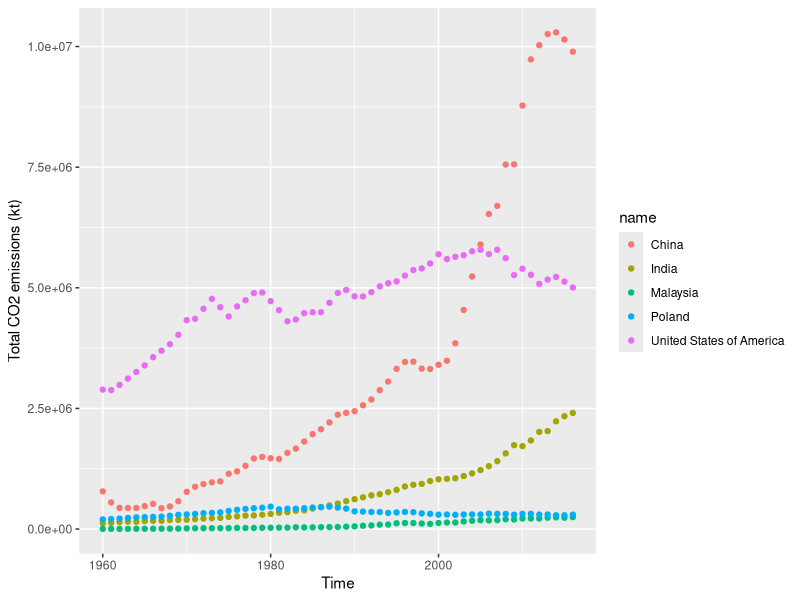
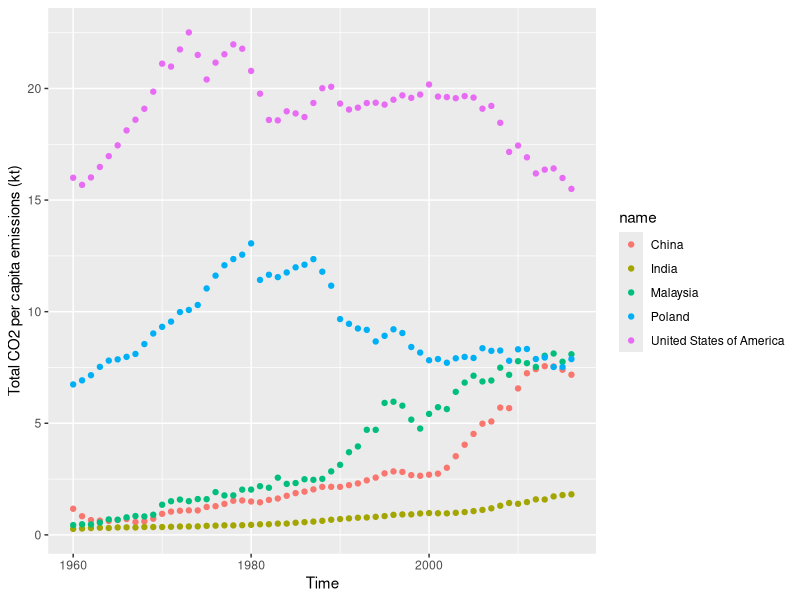
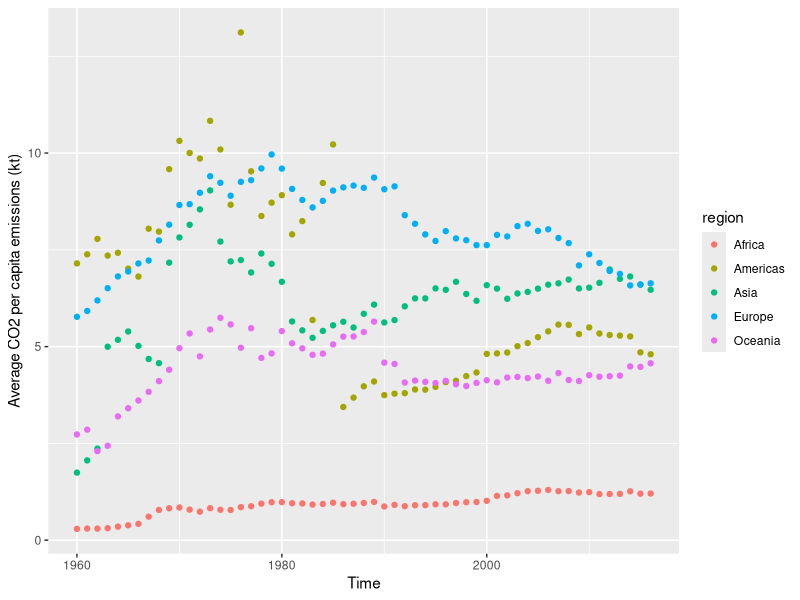
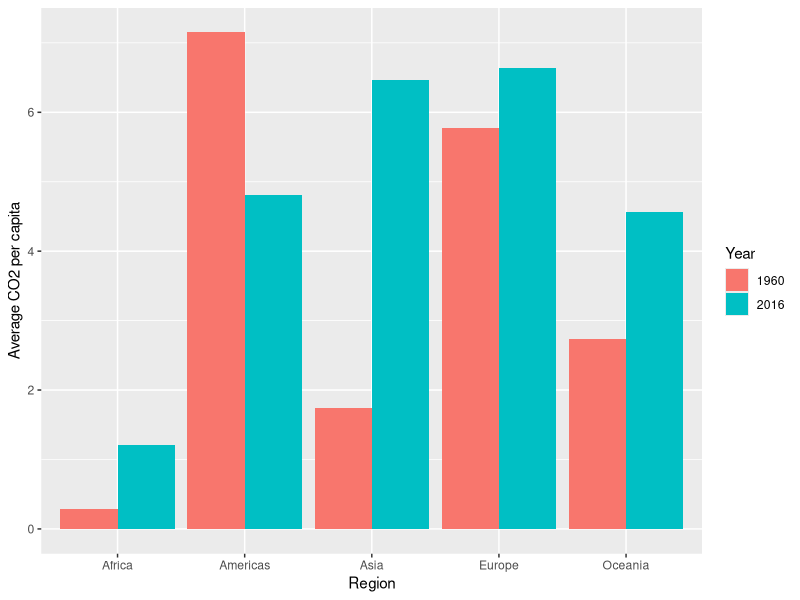
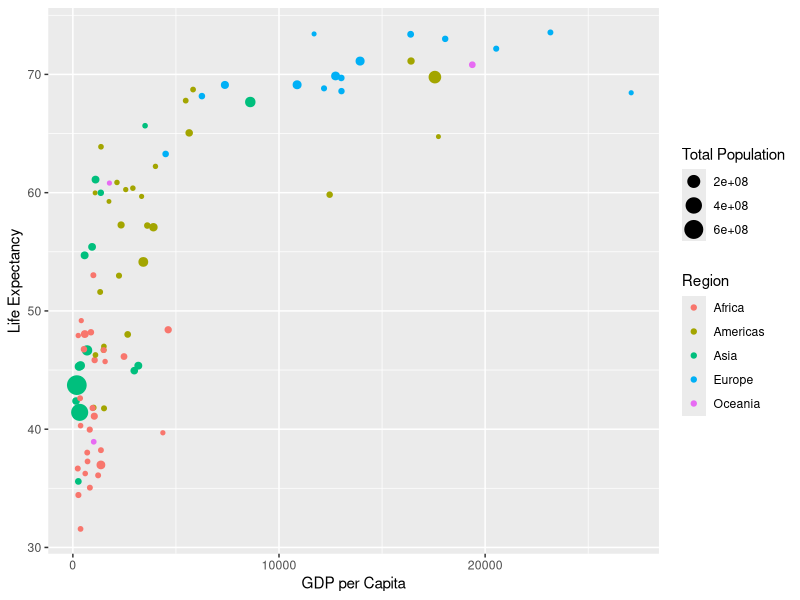
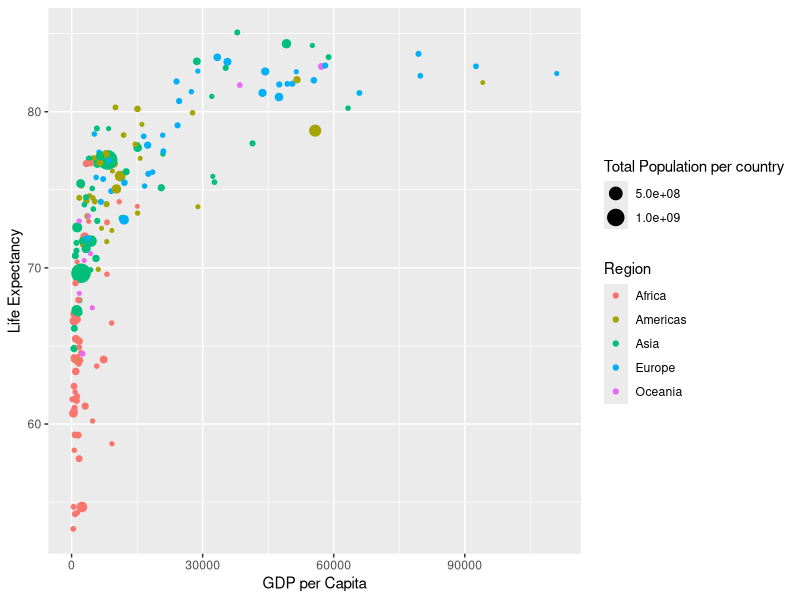
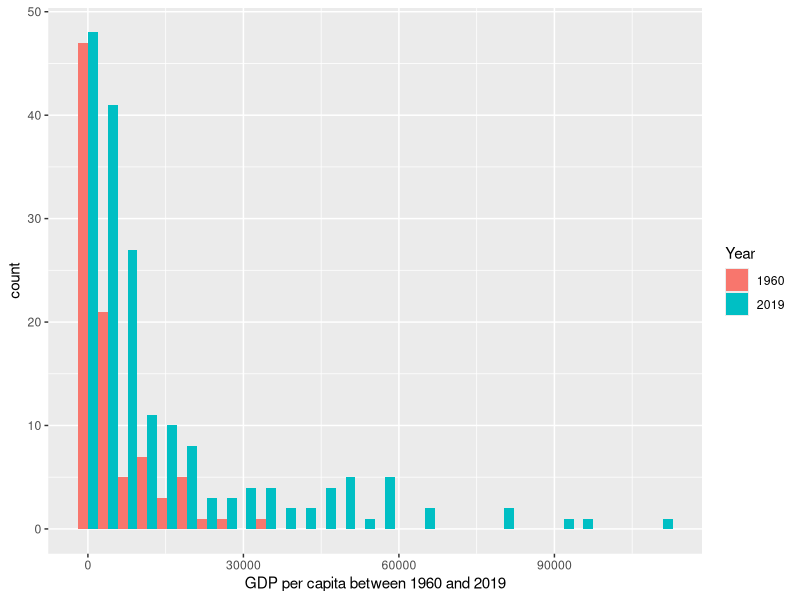

Here is the R script that generated these plots, in order:
## ---- chunk 1
knitr::opts_chunk$set(echo = TRUE)
## ---- chunk 2
library(tidyverse)
gapminder <- read_delim("data/gapminder.csv")
## ---- chunk 3
head(gapminder, 3)
## ---- chunk 4
gapminder %>%
  group_by(iso2) %>%
  summarize(num = n_distinct(name)) %>%
  arrange(desc(num)) %>%
  head(3)
## ---- chunk 5
gapminder %>%
  group_by(iso2) %>%
  filter(is.na(iso2)) %>%
  reframe(country = unique(name))
## ---- chunk 6
gapminder %>%
  group_by(name) %>%
  filter(is.na(name)) %>%
  reframe(iso3 = unique(iso3))
## ---- chunk 7
gapminder %>%
  filter(!is.na(time)) %>%
  summarize(min(time), max(time))
## ---- chunk 8
co2_emissions <- gapminder %>%
  filter(is.na(co2)) %>%
  group_by(time) %>%
  summarize(missing_co2 = n()) %>%
  arrange(desc(missing_co2)) %>%
  head(5)
co2_emissions
## ---- chunk 9
co2_pc_emissions <- gapminder %>%
  filter(is.na(co2_PC)) %>%
  group_by(time) %>%
  summarize(missing_co2_PC = n()) %>%
  arrange(desc(missing_co2_PC)) %>%
  head(5)
co2_pc_emissions
## ---- chunk 10
co2_countries <- gapminder %>%
  filter(!is.na(co2), name%in%c("United States of America", "China", "India", "Malaysia", "Poland")) %>%
  group_by(time, name) %>%
  reframe(total_co2_per_year = sum(co2), time) %>%
  arrange(name)
## ---- chunk 11
ggplot(co2_countries) +
  geom_point(aes(x = time, y= total_co2_per_year, col = name)) +
  labs(x = "Time", y = "Total CO2 emissions (kt)")
## ---- chunk 12
co2_PC_countries <- gapminder %>%
  filter(!is.na(co2_PC), name%in%c("United States of America", "China", "India", "Malaysia", "Poland")) %>%
  group_by(time, name) %>%
  reframe(total_co2_per_year = sum(co2_PC), time) %>%
  arrange(name)
## ---- chunk 13
ggplot(co2_PC_countries) +
  geom_point(aes(x = time, y= total_co2_per_year, col = name)) +
  labs(x = "Time", y = "Total CO2 per capita emissions (kt)")
## ---- chunk 14
region_CO2 <- gapminder %>%
  filter(!is.na(region), !is.na(co2_PC)) %>%
  group_by(region, time) %>%
  reframe(av_CO2_PC = mean(co2_PC))
## ---- chunk 15
ggplot(region_CO2) +
  geom_point(aes(x = time, y= av_CO2_PC, col = region)) +
  labs(x = "Time", y = "Average CO2 per capita emissions (kt)")
## ---- chunk 16
years <- c("1960", "2016")
region_CO2 %>%
  filter(time%in%years) %>%
  ggplot(aes(x=region, y=av_CO2_PC, fill = factor(time))) +
  geom_col(position = "dodge") +
  labs(x = "Region", y = "Average CO2 per capita", fill = "Year")
## ---- chunk 17
gapminder %>%
  filter(!is.na(region), !is.na(co2_PC), time == "2016") %>%
  group_by(region, name) %>%
  summarize(smallest_CO2_emitters_2016 = mean(co2_PC), .groups = "drop") %>%
  arrange(region, smallest_CO2_emitters_2016) %>%
  group_by(region) %>%
  slice(1:3)
## ---- chunk 18
gapminder %>%
  filter(!is.na(region), !is.na(co2_PC), time == "2016") %>%
  group_by(region, name) %>%
  summarize(largest_CO2_emitters_2016 = mean(co2_PC), .groups = "drop") %>%
  arrange(region, desc(largest_CO2_emitters_2016)) %>%
  group_by(region) %>%
  slice(1:3)
## ---- chunk 19
gapminder %>%
  filter(!is.na(GDP_PC), !is.na(lifeExpectancy), !is.na(region), time == "1960") %>%
  group_by(name) %>%
  ggplot(aes(x = GDP_PC, y = lifeExpectancy, col = region)) +
  geom_point(aes(size = totalPopulation)) +
  labs(x = "GDP per Capita", y = "Life Expectancy", size = "Total Population", col = "Region")
## ---- chunk 20
gapminder %>%
  filter(!is.na(GDP_PC), !is.na(lifeExpectancy), !is.na(region), time == "2019") %>%
  group_by(name) %>%
  ggplot(aes(x = GDP_PC, y = lifeExpectancy, col = region)) +
  geom_point(aes(size = totalPopulation)) +
  labs(x = "GDP per Capita", y = "Life Expectancy", size = "Total Population per country", col = "Region")
## ---- chunk 21
gapminder %>%
  filter(!is.na(time), time%in%c("1960", "2019"), !is.na(lifeExpectancy)) %>%
  group_by(time) %>%
  summarize(mean(lifeExpectancy))
## ---- chunk 22
gapminder %>%
  filter(!is.na(region), !is.na(lifeExpectancy), time%in%c(1960, 2019)) %>%
  group_by(region, time) %>%
  summarize(avg_LE = mean(lifeExpectancy)) %>%
  mutate(previous = lag(avg_LE), growth = avg_LE - previous) %>%
  filter(!is.na(growth)) %>%
  arrange(desc(growth))
## ---- chunk 23
gapminder %>%
  filter(!is.na(GDP_PC), time%in%c("1960", "2019")) %>%
  ggplot(aes(x = GDP_PC, fill = factor(time))) +
  geom_histogram(position = "dodge") +
  labs(x = "GDP per capita between 1960 and 2019", fill = "Year")
## ---- chunk 24
gapminder %>%
  filter(!is.na(name), !is.name(lifeExpectancy), time%in%c(1960, 2019)) %>%
  group_by(time) %>%
  mutate(rank = rank(desc(lifeExpectancy))) %>% 
  filter(name == "United States of America") %>%
  summarize(time, rank)
## ---- chunk 25
gapminder %>% 
    filter(time%in%c(1960, 2019), !is.na(lifeExpectancy), !is.na(region)) %>% 
    group_by(time) %>%
    mutate(le_rank = rank(desc(lifeExpectancy)), num_country = n(), relative_rank = le_rank / num_country) %>% 
    select(name, le_rank, time, num_country, relative_rank) %>% 
    filter(name == "United States of America")
